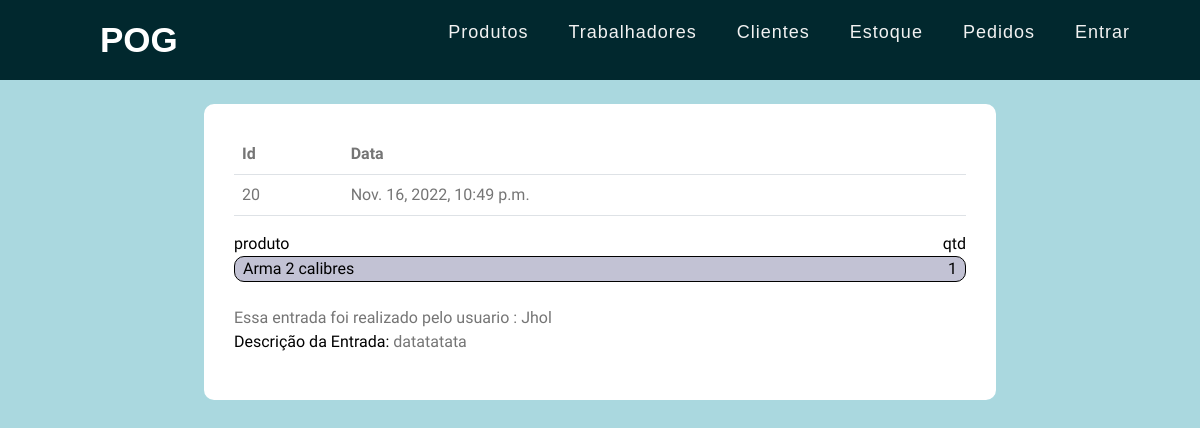
The page /Detalhes/20 on the database its author committed.
### pedidos/models.py (models this page shows)
class PedidoEntrada(models.Model):
    Atendente = models.ForeignKey(WorkerModel.Worker,on_delete=models.CASCADE,null=True)
    Status = models.ForeignKey(Categoria,on_delete=models.CASCADE,null=True)
    description = models.CharField(max_length=800,null=True)
    data_registro = models.DateTimeField(auto_now_add=True)

class ProdutoEntrada(models.Model):
    pedido = models.ForeignKey(PedidoEntrada, on_delete=models.CASCADE)
    produto = models.ForeignKey(ProductModel.Product, on_delete=models.CASCADE)
    quantidade = models.IntegerField(null=False,default=0)

### product/models.py (models this page shows, shortened)
class Product(models.Model):
    nome = models.CharField(max_length=200)
    data_registro = models.DateTimeField(auto_now_add=True,null=True)

### worker/models.py (models this page shows, shortened)
class Worker(models.Model):
    usuario = models.OneToOneField(User, on_delete=models.CASCADE,
                                   verbose_name='Usuário',null=True)
    cpf = models.CharField(max_length=11)
    PhoneNumber = models.CharField(max_length=13)
    office = models.CharField(max_length=100)
    data_registro = models.DateTimeField(auto_now_add=True,null=True)

### pedidos/views.py (the view)
# urls.py: path('Detalhes/<int:pedido_id>',views.EntradaDetalhes),
def EntradaDetalhes(request,pedido_id):
    Pedido = PedidosModel.PedidoEntrada.objects.get(id= pedido_id)
    ProdutosEntrada = PedidosModel.ProdutoEntrada.objects.filter(pedido = Pedido)
    return render(request,'pedidos/EntradaDetalhes.html',
    context={
    'Pedido':Pedido,
    'ProdutosEntrada':ProdutosEntrada,
    })

### pedidos/templates/pedidos/EntradaDetalhes.html (shortened to what this page needs)
{%extends 'base.html'%}
{%block 'conteudo'%}
<div>
    <div class="row justify-content-center">
        <div class="col-md-8">
            <div class="box" style="width:auto">
                <table class="table table-hover">
                    <thead>
                        <th scope="col">Id</td>
                        <th scope="col">Data</td>
                        <tr>
                            <td scope="row">{{ Pedido.id }}</td>
                            <td scope="row">{{ Pedido.data_registro }}</td>
                        </tr>
                    </thead>
                </table>
                <div>
                    <div  style = "color:black;text-align: left;float:left;">
                        produto
                    </div>
                    <div style ="color:black;text-align: right;">
                        qtd
                    </div>
                </div>
                {% for produto in ProdutosEntrada %}
                    <div style="border-radius: 10px;border: 1px solid black; background-color: rgb(194, 194, 212);">
                        <div style ="color:black;text-align: left;float:left;">
                            &nbsp;&nbsp;{{ produto.produto.nome}}
                        </div>
                        <div style ="color:black;text-align: right;">
                            {{produto.quantidade}}&nbsp;&nbsp;
                        </div>
                    </div>
                    <br/>
                {% endfor %}
                Essa entrada foi realizado pelo usuario : {{ Pedido.Atendente.usuario }}
                <br>
                <p><spam  style ="color:black;">Descrição da Entrada: </spam>{{Pedido.description}}</p>
            </div>
        </div>
    </div>
</div>
{%endblock%}

### rows shown on the page
PedidoEntrada: id "20", data_registro "Nov. 16, 2022, 10:49 p.m.", Atendente.usuario "Jhol", description "datatatata"
ProdutoEntrada: produto.nome "Arma 2 calibres", quantidade "1"
